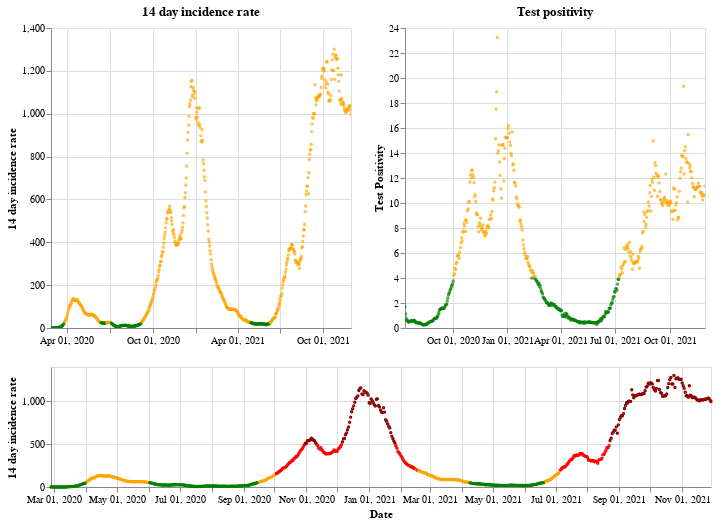

Write notebook code for a chart like this one.
### Markdown cell above
## Wales

### Code cell
plot_traffic_light('Wales')

### Figure 1 — Vega-Lite specification as saved in the notebook (floating-point values rounded to 4 significant figures; data arrays with more than 128 entries replaced by an {"elided": "..."} marker saying what was removed)
{"config": {"view": {"continuousWidth": 400, "continuousHeight": 300}}, "vconcat": [{"hconcat": [{"mark": {"type": "point", "size": 2}, "encoding": {"color": {"condition": {"value": "green", "test": "(datum.twoWeeklyCasesRate <= 25)"}, "value": "orange"}, "tooltip": [{"type": "nominal", "field": "areaName"}, {"type": "temporal", "field": "date"}, {"type": "quantitative", "field": "twoWeeklyCasesRate"}, {"type": "quantitative", "field": "testPositivity"}], "x": {"type": "temporal", "axis": {"title": ""}, "field": "date", "scale": {"domain": {"selection": "DateBrush"}}, "timeUnit": "yearmonthdate"}, "y": {"type": "quantitative", "axis": {"title": "14 day incidence rate"}, "field": "twoWeeklyCasesRate"}}, "title": "14 day incidence rate", "width": 300}, {"mark": {"type": "point", "size": 2}, "encoding": {"color": {"condition": {"value": "green", "test": "(datum.testPositivity <= 4)"}, "value": "orange"}, "tooltip": [{"type": "nominal", "field": "areaName"}, {"type": "temporal", "field": "date"}, {"type": "quantitative", "field": "twoWeeklyCasesRate"}, {"type": "quantitative", "field": "testPositivity"}], "x": {"type": "temporal", "axis": {"title": ""}, "field": "date", "scale": {"domain": {"selection": "DateBrush"}}, "timeUnit": "yearmonthdate"}, "y": {"type": "quantitative", "axis": {"title": "Test Positivity"}, "field": "testPositivity"}}, "title": "Test positivity", "width": 300}]}, {"layer": [{"mark": {"type": "point", "size": 2}, "encoding": {"color": {"condition": {"value": "orange", "test": "(((datum.testPositivity < 4) && (datum.twoWeeklyCasesRate >= 50)) && (datum.twoWeeklyCasesRate < 200))"}, "value": "red"}, "opacity": {"condition": {"value": 1, "test": "((datum.twoWeeklyCasesRate >= 50) && (datum.twoWeeklyCasesRate < 500))"}, "value": 0}, "tooltip": [{"type": "nominal", "field": "areaName"}, {"type": "temporal", "field": "date"}, {"type": "quantitative", "field": "twoWeeklyCasesRate"}, {"type": "quantitative", "field": "testPositivity"}], "x": {"type": "temporal", "axis": {"title": "Date"}, "field": "date", "timeUnit": "yearmonthdate"}, "y": {"type": "quantitative", "axis": {"title": "14 day incidence rate"}, "field": "twoWeeklyCasesRate"}}, "selection": {"DateBrush": {"type": "interval", "encodings": ["x"], "fields": ["Time"]}}}, {"mark": {"type": "point", "size": 2}, "encoding": {"color": {"value": "darkred"}, "opacity": {"condition": {"value": 1, "test": "(datum.twoWeeklyCasesRate >= 500)"}, "value": 0}, "tooltip": [{"type": "nominal", "field": "areaName"}, {"type": "temporal", "field": "date"}, {"type": "quantitative", "field": "twoWeeklyCasesRate"}, {"type": "quantitative", "field": "testPositivity"}], "x": {"type": "temporal", "axis": {"title": "Date"}, "field": "date", "timeUnit": "yearmonthdate"}, "y": {"type": "quantitative", "axis": {"title": "14 day incidence rate"}, "field": "twoWeeklyCasesRate"}}}, {"mark": {"type": "point", "size": 2}, "encoding": {"color": {"condition": {"value": "green", "test": "((datum.testPositivity < 4) && (datum.twoWeeklyCasesRate < 50))"}, "value": "orange"}, "opacity": {"condition": {"value": 1, "test": "(datum.twoWeeklyCasesRate < 50)"}, "value": 0}, "tooltip": [{"type": "nominal", "field": "areaName"}, {"type": "temporal", "field": "date"}, {"type": "quantitative", "field": "twoWeeklyCasesRate"}, {"type": "quantitative", "field": "testPositivity"}], "x": {"type": "temporal", "axis": {"title": "Date"}, "field": "date", "timeUnit": "yearmonthdate"}, "y": {"type": "quantitative", "axis": {"title": "14 day incidence rate"}, "field": "twoWeeklyCasesRate"}}}], "height": 120, "width": 660}], "data": {"name": "data-9b11c0406f251d6c62c908c5d88f25fb"}, "$schema": "https://vega.github.io/schema/vega-lite/v4.8.1.json", "datasets": {"data-9b11c0406f251d6c62c908c5d88f25fb": {"elided": "642 records"}}}
